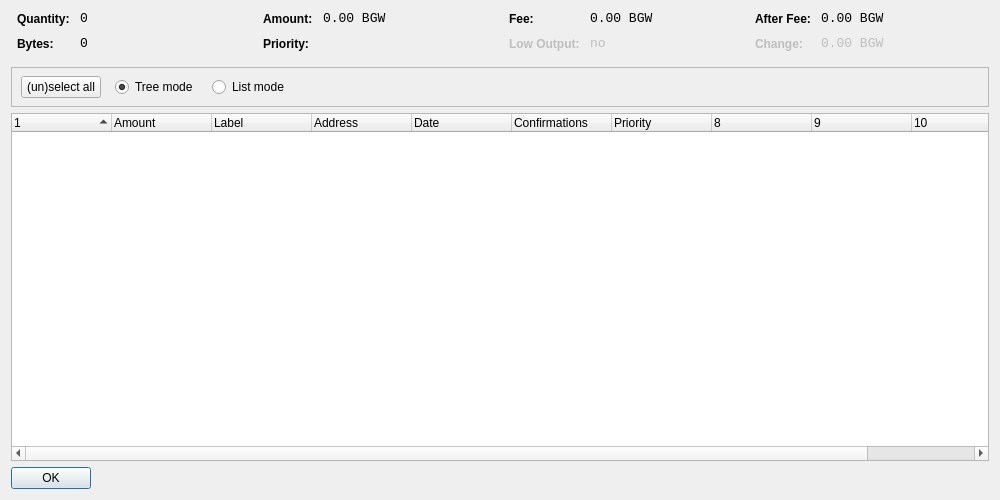
<?xml version="1.0" encoding="UTF-8"?>
<ui version="4.0">
 <class>CoinControlDialog</class>
 <widget class="QDialog" name="CoinControlDialog">
  <property name="geometry">
   <rect>
    <x>0</x>
    <y>0</y>
    <width>1000</width>
    <height>500</height>
   </rect>
  </property>
  <property name="windowTitle">
   <string>Coin Control</string>
  </property>
  <layout class="QVBoxLayout" name="verticalLayout">
   <item>
    <layout class="QHBoxLayout" name="horizontalLayoutTop" stretch="0,0,0,0">
     <property name="topMargin">
      <number>0</number>
     </property>
     <property name="bottomMargin">
      <number>10</number>
     </property>
     <item>
      <layout class="QFormLayout" name="formLayoutCoinControl1">
       <property name="horizontalSpacing">
        <number>10</number>
       </property>
       <property name="verticalSpacing">
        <number>10</number>
       </property>
       <property name="leftMargin">
        <number>6</number>
       </property>
       <property name="rightMargin">
        <number>6</number>
       </property>
       <item row="0" column="0">
        <widget class="QLabel" name="labelCoinControlQuantityText">
         <property name="styleSheet">
          <string notr="true">font-weight:bold;</string>
         </property>
         <property name="text">
          <string>Quantity:</string>
         </property>
        </widget>
       </item>
       <item row="0" column="1">
        <widget class="QLabel" name="labelCoinControlQuantity">
         <property name="font">
          <font>
           <family>Monospace</family>
           <pointsize>10</pointsize>
          </font>
         </property>
         <property name="cursor">
          <cursorShape>IBeamCursor</cursorShape>
         </property>
         <property name="contextMenuPolicy">
          <enum>Qt::ActionsContextMenu</enum>
         </property>
         <property name="text">
          <string notr="true">0</string>
         </property>
         <property name="textInteractionFlags">
          <set>Qt::LinksAccessibleByMouse|Qt::TextSelectableByKeyboard|Qt::TextSelectableByMouse</set>
         </property>
        </widget>
       </item>
       <item row="1" column="0">
        <widget class="QLabel" name="labelCoinControlBytesText">
         <property name="styleSheet">
          <string notr="true">font-weight:bold;</string>
         </property>
         <property name="text">
          <string>Bytes:</string>
         </property>
        </widget>
       </item>
       <item row="1" column="1">
        <widget class="QLabel" name="labelCoinControlBytes">
         <property name="font">
          <font>
           <family>Monospace</family>
           <pointsize>10</pointsize>
          </font>
         </property>
         <property name="cursor">
          <cursorShape>IBeamCursor</cursorShape>
         </property>
         <property name="contextMenuPolicy">
          <enum>Qt::ActionsContextMenu</enum>
         </property>
         <property name="text">
          <string notr="true">0</string>
         </property>
         <property name="textInteractionFlags">
          <set>Qt::LinksAccessibleByMouse|Qt::TextSelectableByKeyboard|Qt::TextSelectableByMouse</set>
         </property>
        </widget>
       </item>
      </layout>
     </item>
     <item>
      <layout class="QFormLayout" name="formLayoutCoinControl2">
       <property name="horizontalSpacing">
        <number>10</number>
       </property>
       <property name="verticalSpacing">
        <number>10</number>
       </property>
       <property name="leftMargin">
        <number>6</number>
       </property>
       <property name="rightMargin">
        <number>6</number>
       </property>
       <item row="0" column="0">
        <widget class="QLabel" name="labelCoinControlAmountText">
         <property name="styleSheet">
          <string notr="true">font-weight:bold;</string>
         </property>
         <property name="text">
          <string>Amount:</string>
         </property>
        </widget>
       </item>
       <item row="0" column="1">
        <widget class="QLabel" name="labelCoinControlAmount">
         <property name="font">
          <font>
           <family>Monospace</family>
           <pointsize>10</pointsize>
          </font>
         </property>
         <property name="cursor">
          <cursorShape>IBeamCursor</cursorShape>
         </property>
         <property name="contextMenuPolicy">
          <enum>Qt::ActionsContextMenu</enum>
         </property>
         <property name="text">
          <string notr="true">0.00 BGW</string>
         </property>
         <property name="textInteractionFlags">
          <set>Qt::LinksAccessibleByMouse|Qt::TextSelectableByKeyboard|Qt::TextSelectableByMouse</set>
         </property>
        </widget>
       </item>
       <item row="1" column="0">
        <widget class="QLabel" name="labelCoinControlPriorityText">
         <property name="styleSheet">
          <string notr="true">font-weight:bold;</string>
         </property>
         <property name="text">
          <string>Priority:</string>
         </property>
        </widget>
       </item>
       <item row="1" column="1">
        <widget class="QLabel" name="labelCoinControlPriority">
         <property name="font">
          <font>
           <family>Monospace</family>
           <pointsize>10</pointsize>
          </font>
         </property>
         <property name="cursor">
          <cursorShape>IBeamCursor</cursorShape>
         </property>
         <property name="contextMenuPolicy">
          <enum>Qt::ActionsContextMenu</enum>
         </property>
         <property name="text">
          <string/>
         </property>
         <property name="textInteractionFlags">
          <set>Qt::LinksAccessibleByMouse|Qt::TextSelectableByKeyboard|Qt::TextSelectableByMouse</set>
         </property>
        </widget>
       </item>
      </layout>
     </item>
     <item>
      <layout class="QFormLayout" name="formLayoutCoinControl3">
       <property name="horizontalSpacing">
        <number>10</number>
       </property>
       <property name="verticalSpacing">
        <number>10</number>
       </property>
       <property name="leftMargin">
        <number>6</number>
       </property>
       <property name="rightMargin">
        <number>6</number>
       </property>
       <item row="0" column="0">
        <widget class="QLabel" name="labelCoinControlFeeText">
         <property name="styleSheet">
          <string notr="true">font-weight:bold;</string>
         </property>
         <property name="text">
          <string>Fee:</string>
         </property>
        </widget>
       </item>
       <item row="0" column="1">
        <widget class="QLabel" name="labelCoinControlFee">
         <property name="font">
          <font>
           <family>Monospace</family>
           <pointsize>10</pointsize>
          </font>
         </property>
         <property name="cursor">
          <cursorShape>IBeamCursor</cursorShape>
         </property>
         <property name="contextMenuPolicy">
          <enum>Qt::ActionsContextMenu</enum>
         </property>
         <property name="text">
          <string notr="true">0.00 BGW</string>
         </property>
         <property name="textInteractionFlags">
          <set>Qt::LinksAccessibleByMouse|Qt::TextSelectableByKeyboard|Qt::TextSelectableByMouse</set>
         </property>
        </widget>
       </item>
       <item row="1" column="0">
        <widget class="QLabel" name="labelCoinControlLowOutputText">
         <property name="enabled">
          <bool>false</bool>
         </property>
         <property name="styleSheet">
          <string notr="true">font-weight:bold;</string>
         </property>
         <property name="text">
          <string>Low Output:</string>
         </property>
        </widget>
       </item>
       <item row="1" column="1">
        <widget class="QLabel" name="labelCoinControlLowOutput">
         <property name="enabled">
          <bool>false</bool>
         </property>
         <property name="font">
          <font>
           <family>Monospace</family>
           <pointsize>10</pointsize>
          </font>
         </property>
         <property name="cursor">
          <cursorShape>IBeamCursor</cursorShape>
         </property>
         <property name="contextMenuPolicy">
          <enum>Qt::ActionsContextMenu</enum>
         </property>
         <property name="text">
          <string notr="true">no</string>
         </property>
         <property name="textInteractionFlags">
          <set>Qt::LinksAccessibleByMouse|Qt::TextSelectableByKeyboard|Qt::TextSelectableByMouse</set>
         </property>
        </widget>
       </item>
      </layout>
     </item>
     <item>
      <layout class="QFormLayout" name="formLayoutCoinControl4">
       <property name="horizontalSpacing">
        <number>10</number>
       </property>
       <property name="verticalSpacing">
        <number>10</number>
       </property>
       <property name="leftMargin">
        <number>6</number>
       </property>
       <property name="rightMargin">
        <number>6</number>
       </property>
       <item row="0" column="0">
        <widget class="QLabel" name="labelCoinControlAfterFeeText">
         <property name="styleSheet">
          <string notr="true">font-weight:bold;</string>
         </property>
         <property name="text">
          <string>After Fee:</string>
         </property>
        </widget>
       </item>
       <item row="0" column="1">
        <widget class="QLabel" name="labelCoinControlAfterFee">
         <property name="font">
          <font>
           <family>Monospace</family>
           <pointsize>10</pointsize>
          </font>
         </property>
         <property name="cursor">
          <cursorShape>IBeamCursor</cursorShape>
         </property>
         <property name="contextMenuPolicy">
          <enum>Qt::ActionsContextMenu</enum>
         </property>
         <property name="text">
          <string notr="true">0.00 BGW</string>
         </property>
         <property name="textInteractionFlags">
          <set>Qt::LinksAccessibleByMouse|Qt::TextSelectableByKeyboard|Qt::TextSelectableByMouse</set>
         </property>
        </widget>
       </item>
       <item row="1" column="0">
        <widget class="QLabel" name="labelCoinControlChangeText">
         <property name="enabled">
          <bool>false</bool>
         </property>
         <property name="styleSheet">
          <string notr="true">font-weight:bold;</string>
         </property>
         <property name="text">
          <string>Change:</string>
         </property>
        </widget>
       </item>
       <item row="1" column="1">
        <widget class="QLabel" name="labelCoinControlChange">
         <property name="enabled">
          <bool>false</bool>
         </property>
         <property name="font">
          <font>
           <family>Monospace</family>
           <pointsize>10</pointsize>
          </font>
         </property>
         <property name="cursor">
          <cursorShape>IBeamCursor</cursorShape>
         </property>
         <property name="contextMenuPolicy">
          <enum>Qt::ActionsContextMenu</enum>
         </property>
         <property name="text">
          <string notr="true">0.00 BGW</string>
         </property>
         <property name="textInteractionFlags">
          <set>Qt::LinksAccessibleByMouse|Qt::TextSelectableByKeyboard|Qt::TextSelectableByMouse</set>
         </property>
        </widget>
       </item>
      </layout>
     </item>
    </layout>
   </item>
   <item>
    <widget class="QFrame" name="frame">
     <property name="minimumSize">
      <size>
       <width>0</width>
       <height>40</height>
      </size>
     </property>
     <property name="frameShape">
      <enum>QFrame::StyledPanel</enum>
     </property>
     <property name="frameShadow">
      <enum>QFrame::Sunken</enum>
     </property>
     <widget class="QWidget" name="horizontalLayoutWidget">
      <property name="geometry">
       <rect>
        <x>10</x>
        <y>0</y>
        <width>781</width>
        <height>41</height>
       </rect>
      </property>
      <layout class="QHBoxLayout" name="horizontalLayoutPanel" stretch="0,0,0,0,0">
       <property name="spacing">
        <number>14</number>
       </property>
       <item>
        <widget class="QPushButton" name="pushButtonSelectAll">
         <property name="sizePolicy">
          <sizepolicy hsizetype="Maximum" vsizetype="Fixed">
           <horstretch>0</horstretch>
           <verstretch>0</verstretch>
          </sizepolicy>
         </property>
         <property name="text">
          <string>(un)select all</string>
         </property>
        </widget>
       </item>
       <item>
        <widget class="QRadioButton" name="radioTreeMode">
         <property name="sizePolicy">
          <sizepolicy hsizetype="Maximum" vsizetype="Fixed">
           <horstretch>0</horstretch>
           <verstretch>0</verstretch>
          </sizepolicy>
         </property>
         <property name="text">
          <string>Tree mode</string>
         </property>
         <property name="checked">
          <bool>true</bool>
         </property>
        </widget>
       </item>
       <item>
        <widget class="QRadioButton" name="radioListMode">
         <property name="sizePolicy">
          <sizepolicy hsizetype="Maximum" vsizetype="Fixed">
           <horstretch>0</horstretch>
           <verstretch>0</verstretch>
          </sizepolicy>
         </property>
         <property name="text">
          <string>List mode</string>
         </property>
        </widget>
       </item>
       <item>
        <spacer name="horizontalSpacer">
         <property name="orientation">
          <enum>Qt::Horizontal</enum>
         </property>
         <property name="sizeHint" stdset="0">
          <size>
           <width>40</width>
           <height>20</height>
          </size>
         </property>
        </spacer>
       </item>
      </layout>
     </widget>
    </widget>
   </item>
   <item>
    <widget class="CoinControlTreeWidget" name="treeWidget">
     <property name="contextMenuPolicy">
      <enum>Qt::CustomContextMenu</enum>
     </property>
     <property name="sortingEnabled">
      <bool>false</bool>
     </property>
     <property name="columnCount">
      <number>11</number>
     </property>
     <attribute name="headerShowSortIndicator" stdset="0">
      <bool>true</bool>
     </attribute>
     <attribute name="headerStretchLastSection">
      <bool>false</bool>
     </attribute>
     <column>
      <property name="text">
       <string/>
      </property>
     </column>
     <column>
      <property name="text">
       <string>Amount</string>
      </property>
     </column>
     <column>
      <property name="text">
       <string>Label</string>
      </property>
     </column>
     <column>
      <property name="text">
       <string>Address</string>
      </property>
     </column>
     <column>
      <property name="text">
       <string>Date</string>
      </property>
     </column>
     <column>
      <property name="text">
       <string>Confirmations</string>
      </property>
      <property name="toolTip">
       <string>Confirmed</string>
      </property>
     </column>
     <column>
      <property name="text">
       <string>Priority</string>
      </property>
     </column>
     <column>
      <property name="text">
       <string/>
      </property>
     </column>
     <column>
      <property name="text">
       <string/>
      </property>
     </column>
     <column>
      <property name="text">
       <string/>
      </property>
     </column>
     <column>
      <property name="text">
       <string/>
      </property>
     </column>
    </widget>
   </item>
   <item>
    <widget class="QDialogButtonBox" name="buttonBox">
     <property name="sizePolicy">
      <sizepolicy hsizetype="Maximum" vsizetype="Fixed">
       <horstretch>0</horstretch>
       <verstretch>0</verstretch>
      </sizepolicy>
     </property>
     <property name="orientation">
      <enum>Qt::Horizontal</enum>
     </property>
     <property name="standardButtons">
      <set>QDialogButtonBox::Ok</set>
     </property>
    </widget>
   </item>
  </layout>
 </widget>
 <customwidgets>
  <customwidget>
   <class>CoinControlTreeWidget</class>
   <extends>QTreeWidget</extends>
   <header>coincontroltreewidget.h</header>
  </customwidget>
 </customwidgets>
 <resources/>
 <connections/>
</ui>
